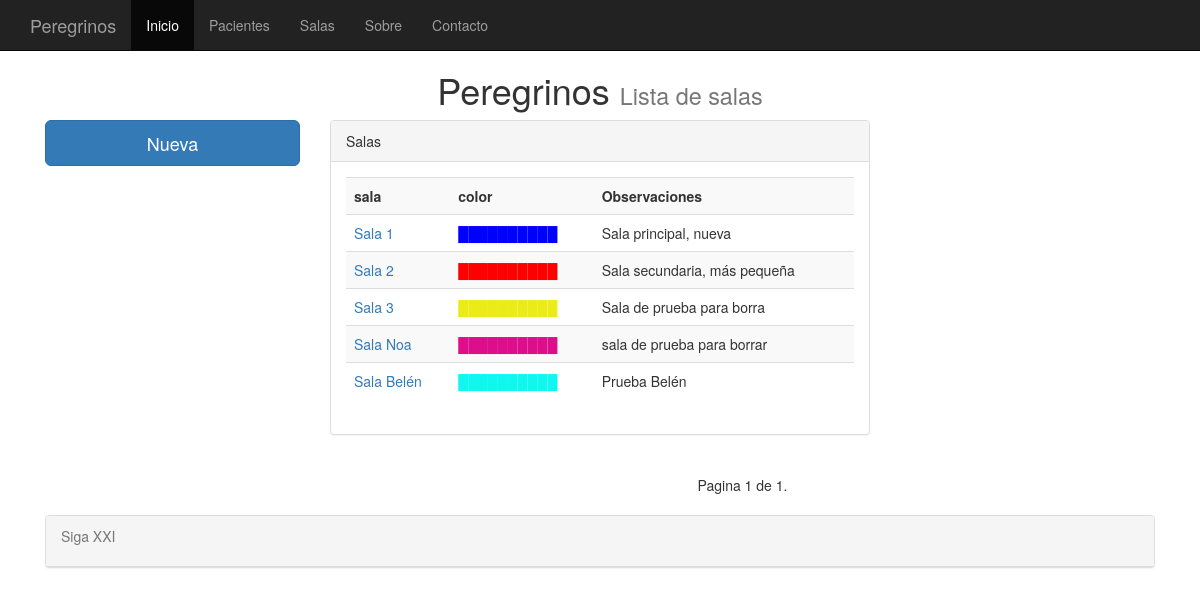
Before: /salas/ with the older database file.
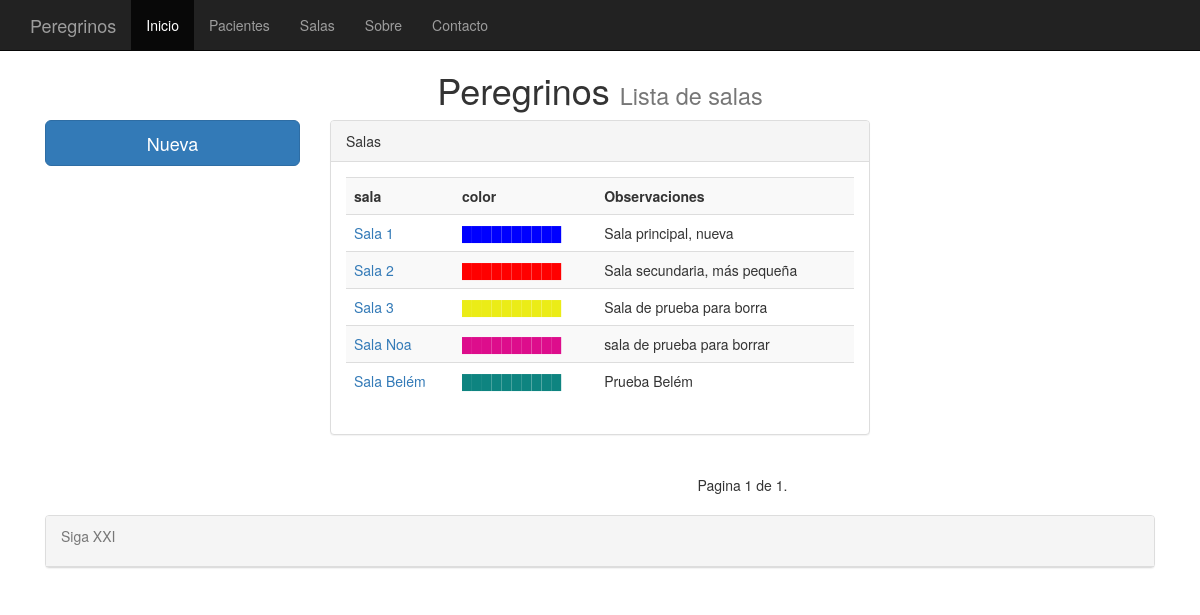
After: the same page with the newer database file.
### clinica/models.py (models this page shows, shortened)
class salas(models.Model):
    sala = models.CharField(max_length=25)
    color = models.CharField(max_length=7)
    observaciones = models.TextField(default=None, null=True)

### clinica/views.py (the view)
# urls.py: url(r'^salas/',ListaSalas.as_view(), name = 'ListaSalas'),
class ListaSalas(ListView):
    queryset = salas.objects.order_by('id')
    context_object_name = 'salas'
    paginate_by = 8

### templates/clinica/salas_list.html (shortened to what this page needs)
{% extends "base.html" %}
{%   load   staticfiles   %}
{% block titulo %}
Lista de salas
{% endblock %}
{% block content %}
<row>
	<div class="col-md-3">
		<a href="/sala/agregar" class="btn btn-primary btn-lg btn-block">Nueva</a>
	</div>
	<div class="col-md-6" >
		<div class="panel panel-default">
			<div class="panel-heading">Salas</div>
			<div class ="panel-body">
				{% if object_list %}
				<div class="table-responsive">
				<table class="table table-striped">
					<th>sala</th>
					<th>color</th>
					<th>Observaciones</th>
          {% for salas  in object_list %}
						<tr>
							<td><a href="/salas_detalle/{{salas.id}}/"><spam class="text text-primary">{{ salas.sala | capfirst }}</spam></a></td>
							<td style="color:{{salas.color}};">██████████</td>
							<td>{{ salas.observaciones}}</td>
					{% endfor %}
				  </table>
				</div>
		    {% else %}
        	<p class="text-warning">No hay salas registradas.</p>
        {% endif %}
			</div>
		</div>
	</div>
</row>
<row>
	<div class="col-md-9 col-md-offset-3">
		<nav>
			<ul class="pager">
				<li> Pagina {{ page_obj.number }} de {{ paginator.num_pages }}.</li>
			</ul>
		</nav>
	</div>
</row>
{% endblock %}

Changed rows visible on the page:
changed salas: sala "Sala Belén" → "Sala Belém"; color "#0ff7ef" → "#0e8480" (drawn); observaciones "Prueba Belén" → "Prueba Belém"
